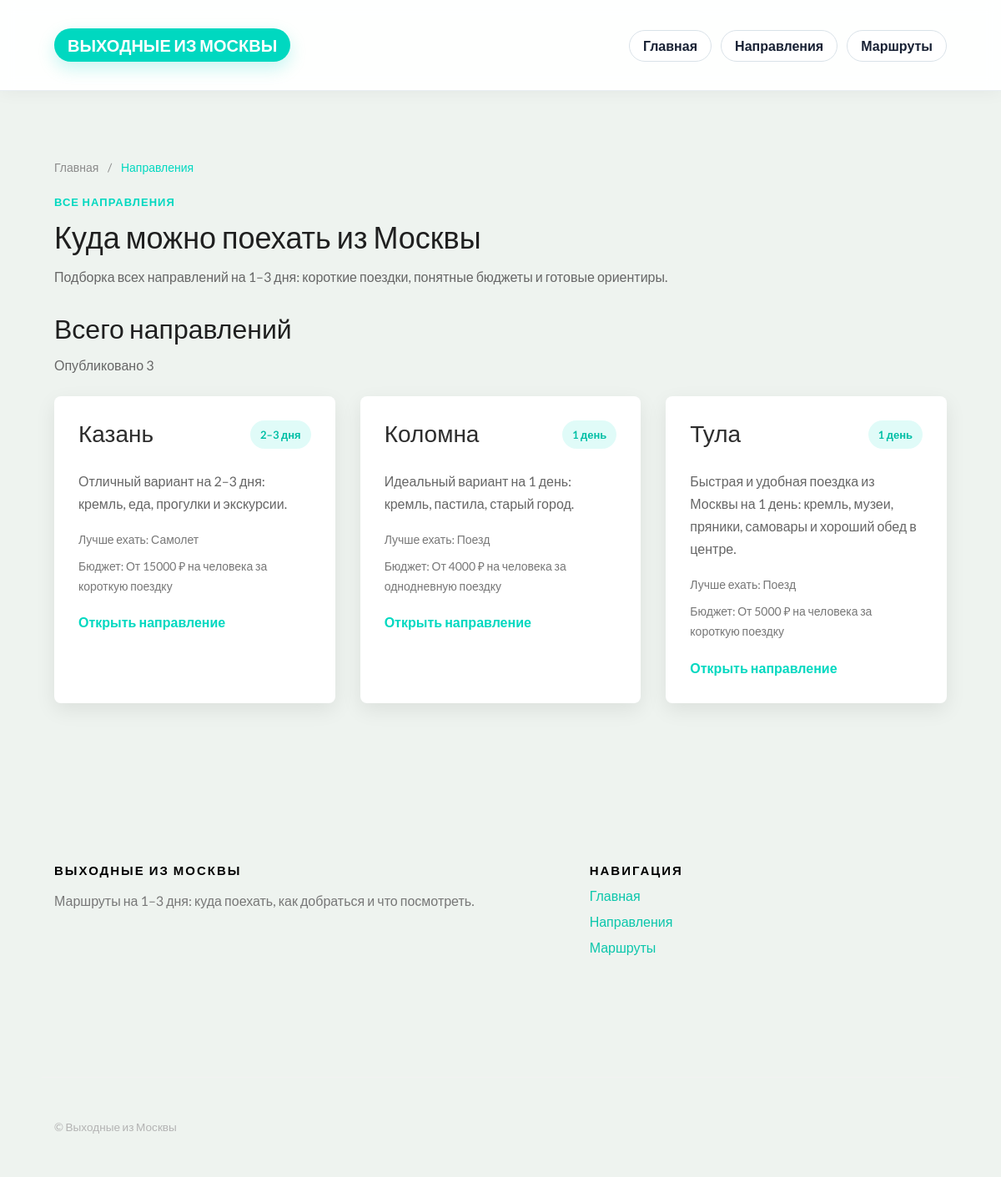
The app's page /destinations/, older data.
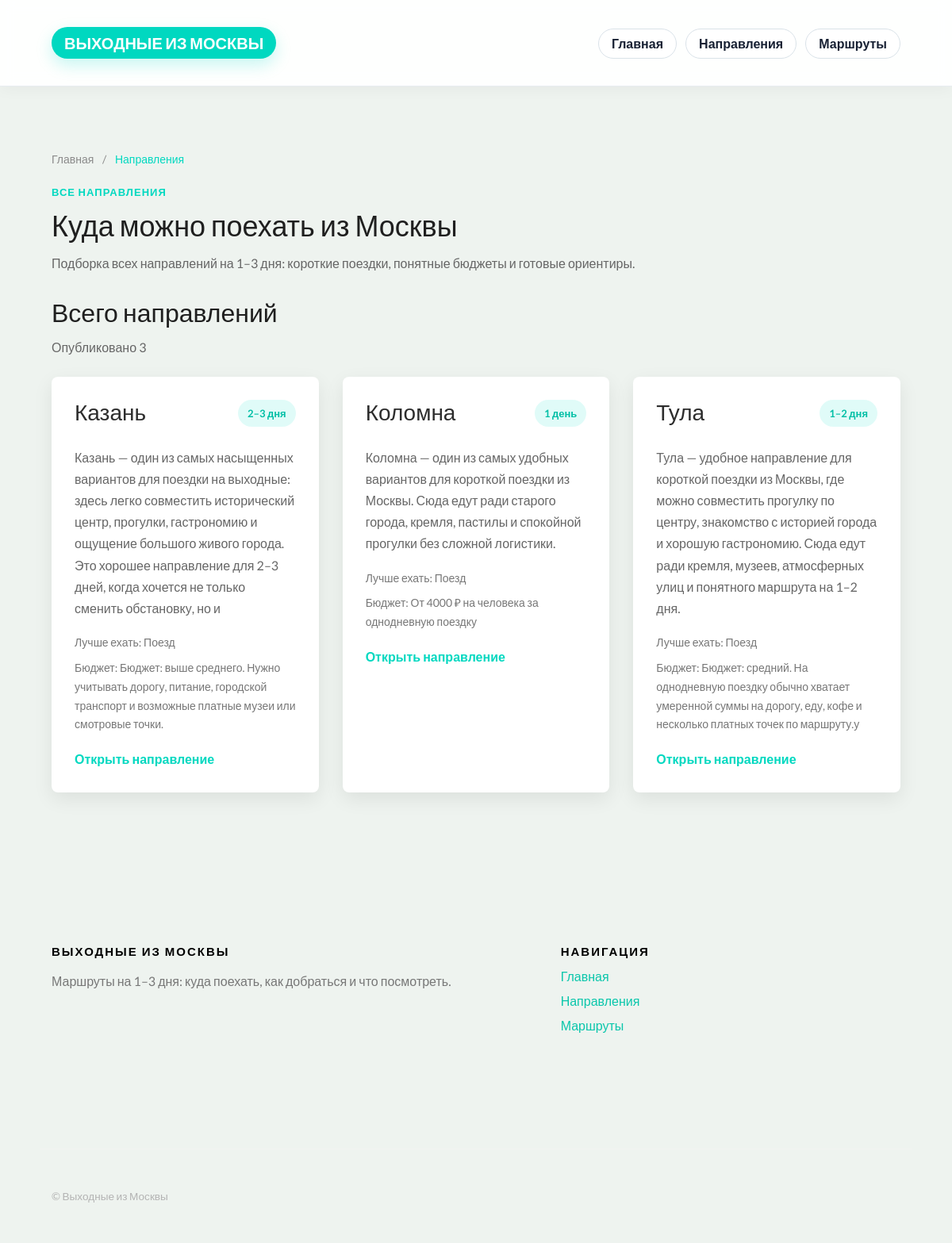
The same page, newer data.
### destinations/models.py (models this page shows, shortened)
class Destination(models.Model):
    TRANSPORT_CHOICES = [
        ("train", "Поезд"),
        ("car", "Машина"),
        ("bus", "Автобус"),
        ("plane", "Самолет"),
        ("mixed", "Несколько вариантов"),
    ]
    name = models.CharField("Название", max_length=100)
    slug = models.SlugField("Слаг", unique=True)
    short_description = models.CharField("Короткое описание", max_length=255)
    description = models.TextField("Полное описание", blank=True)
    how_to_get = models.TextField("Как добраться", blank=True)
    what_to_see = models.TextField("Что посмотреть", blank=True)
    budget = models.CharField("Бюджет", max_length=255, blank=True)
    days_count = models.CharField("На сколько дней", max_length=100, blank=True)
    transport_type = models.CharField(
        "Лучший транспорт",
        max_length=20,
        choices=TRANSPORT_CHOICES,
        blank=True,
    )
    hero_image = models.ImageField(
        "Hero фото",
        upload_to="destinations/heroes/",
        blank=True,
        null=True,
    )
    gallery_image_1 = models.ImageField(
        "Галерея фото 1",
        upload_to="destinations/gallery/",
        blank=True,
        null=True,
    )
    gallery_image_2 = models.ImageField(
        "Галерея фото 2",
        upload_to="destinations/gallery/",
        blank=True,
        null=True,
    )
    gallery_image_3 = models.ImageField(
        "Галерея фото 3",
        upload_to="destinations/gallery/",
        blank=True,
        null=True,
    )
    is_published = models.BooleanField("Опубликовано", default=True)
    created_at = models.DateTimeField("Создано", auto_now_add=True)
    class Meta:
        verbose_name = "Направление"
        verbose_name_plural = "Направления"
        ordering = ["name"]
    def get_absolute_url(self):
        return reverse("destinations:detail", kwargs={"slug": self.slug})

### destinations/views.py (the view)
# urls.py: path("", destination_list, name="list"),
def destination_list(request):
    destinations = (
        Destination.objects
        .filter(is_published=True)
        .order_by("name")
    )
    return render(
        request,
        "destinations/list.html",
        {"destinations": destinations},
    )

### destinations/templates/destinations/list.html (shortened to what this page needs)
{% extends "base.html" %}
{% block content %}
<section class="section">
    <div class="gtco-container">
        <div style="margin-bottom: 18px; font-size: 14px; color: #8a8a8a;">
            <a href="/" style="color: #8a8a8a; text-decoration: none;">Главная</a>
            <span style="margin: 0 8px;">/</span>
            <span style="color: #00d8c0;">Направления</span>
        </div>
        <div class="section-head">
            <div>
                <p class="section-kicker">Все направления</p>
                <h1 class="section-title">Куда можно поехать из Москвы</h1>
                <p class="promo-text">
                    Подборка всех направлений на 1–3 дня: короткие поездки,
                    понятные бюджеты и готовые ориентиры.
                </p>
            </div>
        </div>
        <div style="margin-bottom: 24px;">
            <h2 class="section-title" style="font-size: 32px; margin-bottom: 10px;">Всего направлений</h2>
            <p class="card-text" style="margin-bottom: 0;">Опубликовано {{ destinations|length }}</p>
        </div>
        <div class="cards cards-3">
            {% for destination in destinations %}
                <a href="{{ destination.get_absolute_url }}" class="card destination-card card-clickable">
                    <div class="card-top">
                        <h3>{{ destination.name }}</h3>
                        {% if destination.days_count %}
                            <span class="tag">{{ destination.days_count }}</span>
                        {% endif %}
                    </div>
                    <p class="card-text">{{ destination.short_description }}</p>
                    <div class="meta-list">
                        {% if destination.transport_type %}
                            <span class="meta-item">
                                Лучше ехать: {{ destination.get_transport_type_display }}
                            </span>
                        {% endif %}
                        {% if destination.budget %}
                            <span class="meta-item">
                                Бюджет: {{ destination.budget }}
                            </span>
                        {% endif %}
                    </div>
                    <span class="card-link">Открыть направление</span>
                </a>
            {% empty %}
                <div class="empty-box">
                    <h3>Пока направлений нет</h3>
                    <p>Добавь их через админку, и они появятся здесь.</p>
                </div>
            {% endfor %}
        </div>
    </div>
</section>
{% endblock %}

Row changes from the older to the newer data that the page shows:
changed Destination "Казань": short_description "Отличный вариант на 2–3 дня: кремль, еда, прогулки и экскурсии." → "Казань — один из самых насыщенных вариантов для поездки на выходные: здесь легко совместить исторический центр, прогулки, гастрономию и ощущение большого живого города. Это хорошее направление для 2–3 дней, когда хочется не только сменить обстановку, но и"; transport_type "Самолет" → "Поезд"; budget "От 15000 ₽ на человека за короткую поездку" → "Бюджет: выше среднего. Нужно учитывать дорогу, питание, городской транспорт и возможные платные музеи или смотровые точки."
changed Destination "Коломна": short_description "Идеальный вариант на 1 день: кремль, пастила, старый город." → "Коломна — один из самых удобных вариантов для короткой поездки из Москвы. Сюда едут ради старого города, кремля, пастилы и спокойной прогулки без сложной логистики."
changed Destination "Тула": days_count "1 день" → "1–2 дня"; short_description "Быстрая и удобная поездка из Москвы на 1 день: кремль, музеи, пряники, самовары и хороший обед в центре." → "Тула — удобное направление для короткой поездки из Москвы, где можно совместить прогулку по центру, знакомство с историей города и хорошую гастрономию. Сюда едут ради кремля, музеев, атмосферных улиц и понятного маршрута на 1–2 дня."; budget "От 5000 ₽ на человека за короткую поездку" → "Бюджет: средний. На однодневную поездку обычно хватает умеренной суммы на дорогу, еду, кофе и несколько платных точек по маршруту.у"
